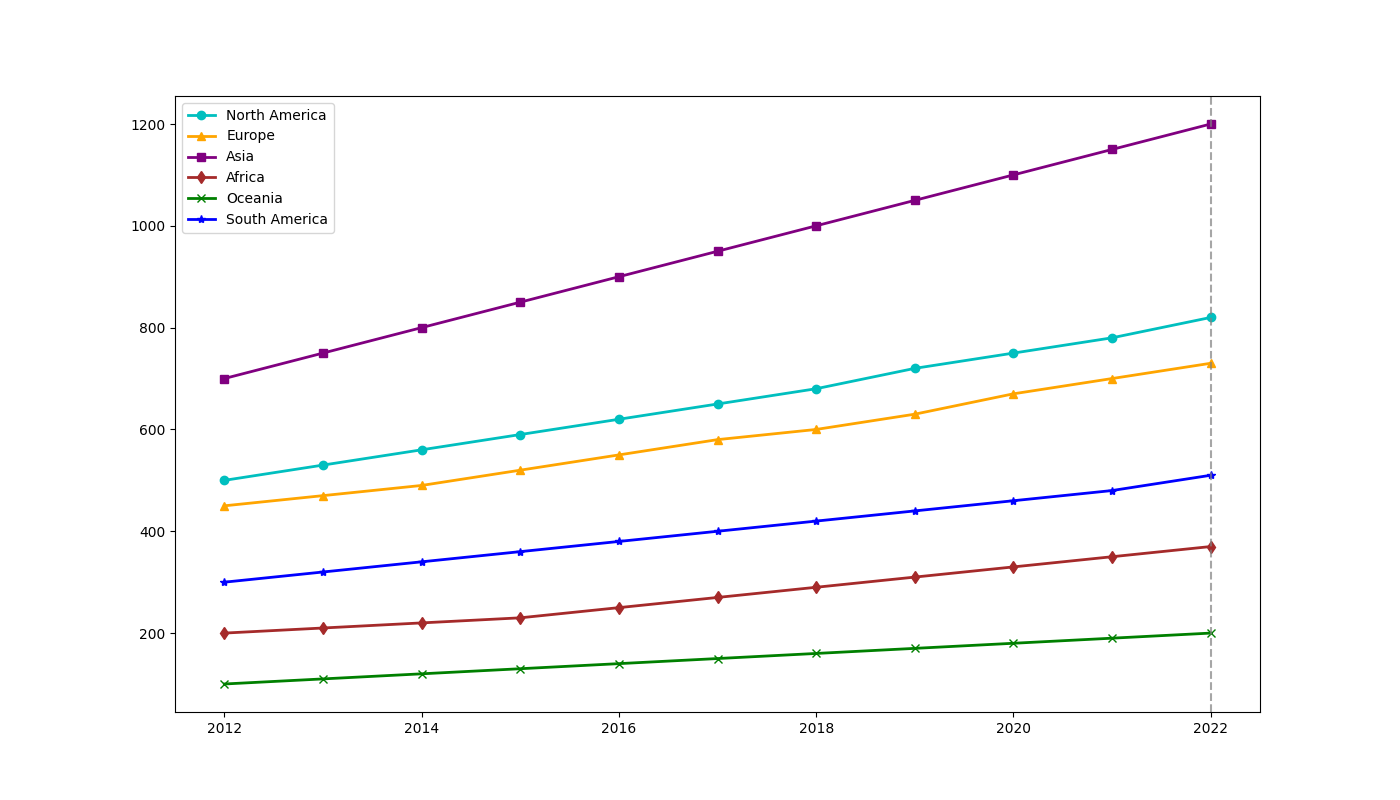

Write the Python code that produced this figure.
import matplotlib.pyplot as plt
import numpy as np

# Define the regions and years
years = np.arange(2012, 2023)

# Artificial data for renewable energy consumption (in terawatt-hours) including new groups
na_consumption = [500, 530, 560, 590, 620, 650, 680, 720, 750, 780, 820]
eu_consumption = [450, 470, 490, 520, 550, 580, 600, 630, 670, 700, 730]
asia_consumption = [700, 750, 800, 850, 900, 950, 1000, 1050, 1100, 1150, 1200]
africa_consumption = [200, 210, 220, 230, 250, 270, 290, 310, 330, 350, 370]
oceania_consumption = [100, 110, 120, 130, 140, 150, 160, 170, 180, 190, 200]
sa_consumption = [300, 320, 340, 360, 380, 400, 420, 440, 460, 480, 510]

# Create the line chart
fig, ax = plt.subplots(figsize=(14, 8))

ax.plot(years, na_consumption, marker='o', linestyle='-', color='c', linewidth=2, label='North America')
ax.plot(years, eu_consumption, marker='^', linestyle='-', color='orange', linewidth=2, label='Europe')
ax.plot(years, asia_consumption, marker='s', linestyle='-', color='purple', linewidth=2, label='Asia')
ax.plot(years, africa_consumption, marker='d', linestyle='-', color='brown', linewidth=2, label='Africa')
ax.plot(years, oceania_consumption, marker='x', linestyle='-', color='green', linewidth=2, label='Oceania')
ax.plot(years, sa_consumption, marker='*', linestyle='-', color='blue', linewidth=2, label='South America')

# Adding a vertical line to mark the year 2022
ax.axvline(x=2022, color='gray', linestyle='--', linewidth=1.5, alpha=0.7)

# Display the legend
ax.legend()

# Display the plot
plt.show()
